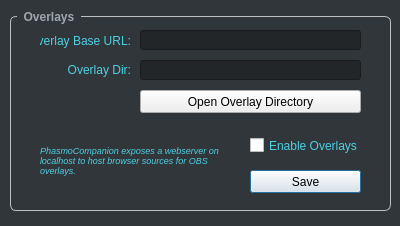
<?xml version="1.0" encoding="UTF-8"?>
<ui version="4.0">
 <class>SettingsDialog</class>
 <widget class="QDialog" name="SettingsDialog">
  <property name="geometry">
   <rect>
    <x>0</x>
    <y>0</y>
    <width>400</width>
    <height>226</height>
   </rect>
  </property>
  <property name="windowTitle">
   <string>Settings</string>
  </property>
  <property name="styleSheet">
   <string notr="true">#SettingsDialog {
	background-color: #31363b;
}

QLabel {
	color: #4dd0e1;
}

QCheckBox {
	color: #4dd0e1;
}

QGroupBox::title {
    subcontrol-origin: margin;
    left: 7px;
	top: -10ox;
    padding: 0px 5px 0px 5px;
}

QLineEdit {
	color: #4dd0e1;
	background-color: #232629;
}

QGroupBox {
    font: bold;
    border: 1px solid silver;
    border-radius: 6px;
    margin-top: 6px;
}

QGroupBox::title {
color:  #9ea6ae;
}</string>
  </property>
  <widget class="QGroupBox" name="groupBox">
   <property name="geometry">
    <rect>
     <x>10</x>
     <y>10</y>
     <width>381</width>
     <height>201</height>
    </rect>
   </property>
   <property name="title">
    <string>Overlays</string>
   </property>
   <widget class="QLabel" name="label">
    <property name="geometry">
     <rect>
      <x>30</x>
      <y>20</y>
      <width>91</width>
      <height>21</height>
     </rect>
    </property>
    <property name="text">
     <string>Overlay Base URL:</string>
    </property>
    <property name="alignment">
     <set>Qt::AlignRight|Qt::AlignTrailing|Qt::AlignVCenter</set>
    </property>
   </widget>
   <widget class="QLineEdit" name="browser_source_url_edit">
    <property name="geometry">
     <rect>
      <x>130</x>
      <y>20</y>
      <width>221</width>
      <height>20</height>
     </rect>
    </property>
    <property name="readOnly">
     <bool>true</bool>
    </property>
   </widget>
   <widget class="QLabel" name="label_2">
    <property name="geometry">
     <rect>
      <x>30</x>
      <y>120</y>
      <width>181</width>
      <height>61</height>
     </rect>
    </property>
    <property name="font">
     <font>
      <pointsize>7</pointsize>
      <italic>true</italic>
     </font>
    </property>
    <property name="text">
     <string>PhasmoCompanion exposes a webserver on localhost to host browser sources for OBS overlays.</string>
    </property>
    <property name="wordWrap">
     <bool>true</bool>
    </property>
   </widget>
   <widget class="QCheckBox" name="enable_overlay_checkbox">
    <property name="geometry">
     <rect>
      <x>240</x>
      <y>120</y>
      <width>111</width>
      <height>31</height>
     </rect>
    </property>
    <property name="text">
     <string>Enable Overlays</string>
    </property>
   </widget>
   <widget class="QPushButton" name="save_button">
    <property name="geometry">
     <rect>
      <x>240</x>
      <y>160</y>
      <width>111</width>
      <height>23</height>
     </rect>
    </property>
    <property name="text">
     <string>Save</string>
    </property>
   </widget>
   <widget class="QPushButton" name="open_overlay_dir_button">
    <property name="geometry">
     <rect>
      <x>130</x>
      <y>80</y>
      <width>221</width>
      <height>23</height>
     </rect>
    </property>
    <property name="text">
     <string>Open Overlay Directory</string>
    </property>
   </widget>
   <widget class="QLabel" name="label_3">
    <property name="geometry">
     <rect>
      <x>50</x>
      <y>50</y>
      <width>71</width>
      <height>20</height>
     </rect>
    </property>
    <property name="text">
     <string>Overlay Dir:</string>
    </property>
    <property name="alignment">
     <set>Qt::AlignRight|Qt::AlignTrailing|Qt::AlignVCenter</set>
    </property>
   </widget>
   <widget class="QLineEdit" name="overlay_dir_edit">
    <property name="geometry">
     <rect>
      <x>130</x>
      <y>50</y>
      <width>221</width>
      <height>20</height>
     </rect>
    </property>
    <property name="readOnly">
     <bool>true</bool>
    </property>
   </widget>
  </widget>
 </widget>
 <resources/>
 <connections/>
</ui>
